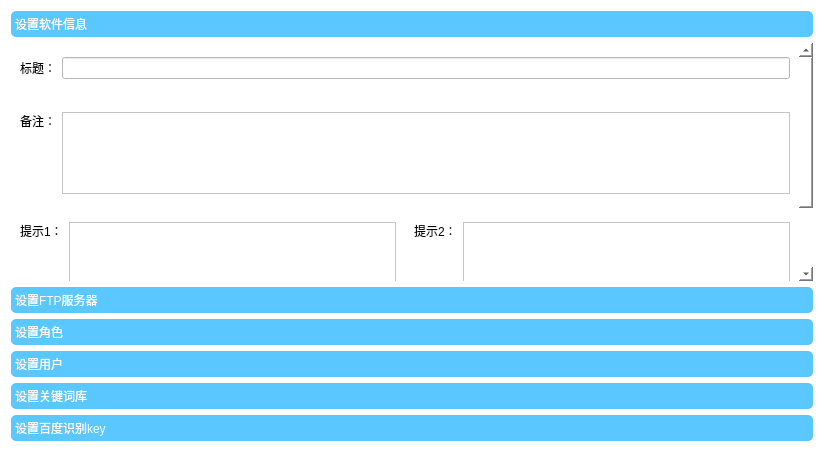
<?xml version="1.0" encoding="UTF-8"?>
<ui version="4.0">
 <class>Dialog</class>
 <widget class="QDialog" name="Dialog">
  <property name="geometry">
   <rect>
    <x>0</x>
    <y>0</y>
    <width>824</width>
    <height>452</height>
   </rect>
  </property>
  <property name="windowTitle">
   <string>设置</string>
  </property>
  <property name="styleSheet">
   <string notr="true">QDialog{
	background-color: rgb(255, 255, 255);
}
QToolBox::tab{background-color: rgb(90, 200, 255);color:white;border-radius:5px}
QToolBox QWidget{background-color: rgb(255, 255, 255);}</string>
  </property>
  <layout class="QVBoxLayout" name="verticalLayout">
   <item>
    <widget class="QToolBox" name="toolBox">
     <property name="currentIndex">
      <number>0</number>
     </property>
     <widget class="QWidget" name="page">
      <property name="geometry">
       <rect>
        <x>0</x>
        <y>0</y>
        <width>789</width>
        <height>330</height>
       </rect>
      </property>
      <attribute name="label">
       <string>设置软件信息</string>
      </attribute>
      <layout class="QVBoxLayout" name="verticalLayout_2">
       <property name="spacing">
        <number>10</number>
       </property>
       <property name="leftMargin">
        <number>0</number>
       </property>
       <property name="topMargin">
        <number>0</number>
       </property>
       <property name="rightMargin">
        <number>0</number>
       </property>
       <property name="bottomMargin">
        <number>0</number>
       </property>
       <item>
        <widget class="QWidget" name="widget" native="true">
         <property name="minimumSize">
          <size>
           <width>0</width>
           <height>50</height>
          </size>
         </property>
         <property name="maximumSize">
          <size>
           <width>16777215</width>
           <height>50</height>
          </size>
         </property>
         <layout class="QHBoxLayout" name="horizontalLayout">
          <item>
           <widget class="QLabel" name="label">
            <property name="text">
             <string>标题：</string>
            </property>
           </widget>
          </item>
          <item>
           <widget class="QLineEdit" name="lineEdit_title"/>
          </item>
         </layout>
        </widget>
       </item>
       <item>
        <widget class="QWidget" name="widget_2" native="true">
         <property name="minimumSize">
          <size>
           <width>0</width>
           <height>100</height>
          </size>
         </property>
         <property name="maximumSize">
          <size>
           <width>16777215</width>
           <height>16777215</height>
          </size>
         </property>
         <layout class="QHBoxLayout" name="horizontalLayout_2">
          <item alignment="Qt::AlignTop">
           <widget class="QLabel" name="label_2">
            <property name="text">
             <string>备注：</string>
            </property>
           </widget>
          </item>
          <item>
           <widget class="QTextEdit" name="textEdit_describe1"/>
          </item>
         </layout>
        </widget>
       </item>
       <item>
        <widget class="QWidget" name="widget_11" native="true">
         <property name="minimumSize">
          <size>
           <width>0</width>
           <height>100</height>
          </size>
         </property>
         <layout class="QHBoxLayout" name="horizontalLayout_12">
          <property name="spacing">
           <number>0</number>
          </property>
          <property name="leftMargin">
           <number>0</number>
          </property>
          <property name="topMargin">
           <number>0</number>
          </property>
          <property name="rightMargin">
           <number>0</number>
          </property>
          <property name="bottomMargin">
           <number>0</number>
          </property>
          <item>
           <widget class="QWidget" name="widget_9" native="true">
            <property name="minimumSize">
             <size>
              <width>0</width>
              <height>0</height>
             </size>
            </property>
            <property name="maximumSize">
             <size>
              <width>16777215</width>
              <height>16777215</height>
             </size>
            </property>
            <layout class="QHBoxLayout" name="horizontalLayout_9">
             <item alignment="Qt::AlignTop">
              <widget class="QLabel" name="label_5">
               <property name="text">
                <string>提示1：</string>
               </property>
              </widget>
             </item>
             <item>
              <widget class="QTextEdit" name="textEdit_tips1"/>
             </item>
            </layout>
           </widget>
          </item>
          <item>
           <widget class="QWidget" name="widget_10" native="true">
            <property name="minimumSize">
             <size>
              <width>0</width>
              <height>0</height>
             </size>
            </property>
            <property name="maximumSize">
             <size>
              <width>16777215</width>
              <height>16777215</height>
             </size>
            </property>
            <layout class="QHBoxLayout" name="horizontalLayout_10">
             <item alignment="Qt::AlignTop">
              <widget class="QLabel" name="label_6">
               <property name="text">
                <string>提示2：</string>
               </property>
              </widget>
             </item>
             <item>
              <widget class="QTextEdit" name="textEdit_tips2"/>
             </item>
            </layout>
           </widget>
          </item>
         </layout>
        </widget>
       </item>
       <item>
        <widget class="QWidget" name="widget_3" native="true">
         <property name="minimumSize">
          <size>
           <width>0</width>
           <height>50</height>
          </size>
         </property>
         <property name="maximumSize">
          <size>
           <width>16777215</width>
           <height>50</height>
          </size>
         </property>
         <layout class="QHBoxLayout" name="horizontalLayout_3">
          <item>
           <spacer name="horizontalSpacer">
            <property name="orientation">
             <enum>Qt::Horizontal</enum>
            </property>
            <property name="sizeHint" stdset="0">
             <size>
              <width>40</width>
              <height>20</height>
             </size>
            </property>
           </spacer>
          </item>
          <item>
           <widget class="QPushButton" name="pushButton_info">
            <property name="minimumSize">
             <size>
              <width>70</width>
              <height>0</height>
             </size>
            </property>
            <property name="text">
             <string>保存</string>
            </property>
            <property name="icon">
             <iconset resource="image.qrc">
              <normaloff>:/newPrefix/保存.png</normaloff>:/newPrefix/保存.png</iconset>
            </property>
           </widget>
          </item>
         </layout>
        </widget>
       </item>
      </layout>
     </widget>
     <widget class="QWidget" name="page_2">
      <property name="geometry">
       <rect>
        <x>0</x>
        <y>0</y>
        <width>246</width>
        <height>113</height>
       </rect>
      </property>
      <attribute name="label">
       <string>设置FTP服务器</string>
      </attribute>
      <layout class="QVBoxLayout" name="verticalLayout_3">
       <property name="spacing">
        <number>0</number>
       </property>
       <property name="leftMargin">
        <number>0</number>
       </property>
       <property name="topMargin">
        <number>0</number>
       </property>
       <property name="rightMargin">
        <number>0</number>
       </property>
       <property name="bottomMargin">
        <number>0</number>
       </property>
       <item>
        <widget class="QWidget" name="widget_4" native="true">
         <layout class="QHBoxLayout" name="horizontalLayout_4">
          <item>
           <spacer name="horizontalSpacer_2">
            <property name="orientation">
             <enum>Qt::Horizontal</enum>
            </property>
            <property name="sizeHint" stdset="0">
             <size>
              <width>40</width>
              <height>20</height>
             </size>
            </property>
           </spacer>
          </item>
          <item>
           <widget class="QPushButton" name="pushButton_ftp_add">
            <property name="minimumSize">
             <size>
              <width>70</width>
              <height>0</height>
             </size>
            </property>
            <property name="text">
             <string>添加</string>
            </property>
            <property name="icon">
             <iconset resource="image.qrc">
              <normaloff>:/newPrefix/添加.png</normaloff>:/newPrefix/添加.png</iconset>
            </property>
           </widget>
          </item>
          <item>
           <widget class="QPushButton" name="pushButton_ftp_update">
            <property name="minimumSize">
             <size>
              <width>70</width>
              <height>0</height>
             </size>
            </property>
            <property name="text">
             <string>修改</string>
            </property>
            <property name="icon">
             <iconset resource="image.qrc">
              <normaloff>:/newPrefix/修改.png</normaloff>:/newPrefix/修改.png</iconset>
            </property>
           </widget>
          </item>
          <item>
           <widget class="QPushButton" name="pushButton_ftp_detele">
            <property name="minimumSize">
             <size>
              <width>70</width>
              <height>0</height>
             </size>
            </property>
            <property name="text">
             <string>删除</string>
            </property>
            <property name="icon">
             <iconset resource="image.qrc">
              <normaloff>:/newPrefix/删 除 .png</normaloff>:/newPrefix/删 除 .png</iconset>
            </property>
           </widget>
          </item>
         </layout>
        </widget>
       </item>
       <item>
        <widget class="QTableWidget" name="tableWidget_ftp">
         <property name="selectionBehavior">
          <enum>QAbstractItemView::SelectRows</enum>
         </property>
         <attribute name="horizontalHeaderStretchLastSection">
          <bool>true</bool>
         </attribute>
         <column>
          <property name="text">
           <string>选择</string>
          </property>
         </column>
         <column>
          <property name="text">
           <string>编号</string>
          </property>
         </column>
         <column>
          <property name="text">
           <string>服务器名</string>
          </property>
         </column>
         <column>
          <property name="text">
           <string>地址</string>
          </property>
         </column>
         <column>
          <property name="text">
           <string>端口</string>
          </property>
         </column>
         <column>
          <property name="text">
           <string>新建列</string>
          </property>
         </column>
         <column>
          <property name="text">
           <string>密码</string>
          </property>
         </column>
         <column>
          <property name="text">
           <string>目录</string>
          </property>
         </column>
        </widget>
       </item>
      </layout>
     </widget>
     <widget class="QWidget" name="page_3">
      <property name="geometry">
       <rect>
        <x>0</x>
        <y>0</y>
        <width>806</width>
        <height>278</height>
       </rect>
      </property>
      <attribute name="label">
       <string>设置角色</string>
      </attribute>
      <layout class="QVBoxLayout" name="verticalLayout_4">
       <property name="spacing">
        <number>0</number>
       </property>
       <property name="leftMargin">
        <number>0</number>
       </property>
       <property name="topMargin">
        <number>0</number>
       </property>
       <property name="rightMargin">
        <number>0</number>
       </property>
       <property name="bottomMargin">
        <number>0</number>
       </property>
       <item>
        <widget class="QWidget" name="widget_5" native="true">
         <layout class="QHBoxLayout" name="horizontalLayout_5">
          <item>
           <spacer name="horizontalSpacer_3">
            <property name="orientation">
             <enum>Qt::Horizontal</enum>
            </property>
            <property name="sizeHint" stdset="0">
             <size>
              <width>40</width>
              <height>20</height>
             </size>
            </property>
           </spacer>
          </item>
          <item>
           <widget class="QPushButton" name="pushButton_role_add">
            <property name="minimumSize">
             <size>
              <width>70</width>
              <height>0</height>
             </size>
            </property>
            <property name="text">
             <string>添加</string>
            </property>
            <property name="icon">
             <iconset resource="image.qrc">
              <normaloff>:/newPrefix/添加.png</normaloff>:/newPrefix/添加.png</iconset>
            </property>
           </widget>
          </item>
          <item>
           <widget class="QPushButton" name="pushButton_role_update">
            <property name="minimumSize">
             <size>
              <width>70</width>
              <height>0</height>
             </size>
            </property>
            <property name="text">
             <string>修改</string>
            </property>
            <property name="icon">
             <iconset resource="image.qrc">
              <normaloff>:/newPrefix/修改.png</normaloff>:/newPrefix/修改.png</iconset>
            </property>
           </widget>
          </item>
          <item>
           <widget class="QPushButton" name="pushButton_role_delete">
            <property name="minimumSize">
             <size>
              <width>70</width>
              <height>0</height>
             </size>
            </property>
            <property name="text">
             <string>删除</string>
            </property>
            <property name="icon">
             <iconset resource="image.qrc">
              <normaloff>:/newPrefix/删 除 .png</normaloff>:/newPrefix/删 除 .png</iconset>
            </property>
           </widget>
          </item>
         </layout>
        </widget>
       </item>
       <item>
        <widget class="QTableWidget" name="tableWidget_role">
         <property name="selectionBehavior">
          <enum>QAbstractItemView::SelectRows</enum>
         </property>
         <attribute name="horizontalHeaderStretchLastSection">
          <bool>true</bool>
         </attribute>
         <column>
          <property name="text">
           <string>选择</string>
          </property>
         </column>
         <column>
          <property name="text">
           <string>编号</string>
          </property>
         </column>
         <column>
          <property name="text">
           <string>角色</string>
          </property>
         </column>
         <column>
          <property name="text">
           <string>FTP服务器</string>
          </property>
         </column>
        </widget>
       </item>
      </layout>
     </widget>
     <widget class="QWidget" name="page_4">
      <property name="geometry">
       <rect>
        <x>0</x>
        <y>0</y>
        <width>246</width>
        <height>113</height>
       </rect>
      </property>
      <attribute name="label">
       <string>设置用户</string>
      </attribute>
      <layout class="QVBoxLayout" name="verticalLayout_5">
       <property name="spacing">
        <number>0</number>
       </property>
       <property name="leftMargin">
        <number>0</number>
       </property>
       <property name="topMargin">
        <number>0</number>
       </property>
       <property name="rightMargin">
        <number>0</number>
       </property>
       <property name="bottomMargin">
        <number>0</number>
       </property>
       <item>
        <widget class="QWidget" name="widget_6" native="true">
         <layout class="QHBoxLayout" name="horizontalLayout_6">
          <item>
           <spacer name="horizontalSpacer_4">
            <property name="orientation">
             <enum>Qt::Horizontal</enum>
            </property>
            <property name="sizeHint" stdset="0">
             <size>
              <width>40</width>
              <height>20</height>
             </size>
            </property>
           </spacer>
          </item>
          <item>
           <widget class="QPushButton" name="pushButton_user_add">
            <property name="minimumSize">
             <size>
              <width>70</width>
              <height>0</height>
             </size>
            </property>
            <property name="text">
             <string>添加</string>
            </property>
            <property name="icon">
             <iconset resource="image.qrc">
              <normaloff>:/newPrefix/添加.png</normaloff>:/newPrefix/添加.png</iconset>
            </property>
           </widget>
          </item>
          <item>
           <widget class="QPushButton" name="pushButton_user_update">
            <property name="minimumSize">
             <size>
              <width>70</width>
              <height>0</height>
             </size>
            </property>
            <property name="text">
             <string>修改</string>
            </property>
            <property name="icon">
             <iconset resource="image.qrc">
              <normaloff>:/newPrefix/修改.png</normaloff>:/newPrefix/修改.png</iconset>
            </property>
           </widget>
          </item>
          <item>
           <widget class="QPushButton" name="pushButton_user_delete">
            <property name="minimumSize">
             <size>
              <width>70</width>
              <height>0</height>
             </size>
            </property>
            <property name="text">
             <string>删除</string>
            </property>
            <property name="icon">
             <iconset resource="image.qrc">
              <normaloff>:/newPrefix/删 除 .png</normaloff>:/newPrefix/删 除 .png</iconset>
            </property>
           </widget>
          </item>
         </layout>
        </widget>
       </item>
       <item>
        <widget class="QTableWidget" name="tableWidget_user">
         <property name="selectionBehavior">
          <enum>QAbstractItemView::SelectRows</enum>
         </property>
         <attribute name="horizontalHeaderStretchLastSection">
          <bool>true</bool>
         </attribute>
         <column>
          <property name="text">
           <string>选择</string>
          </property>
         </column>
         <column>
          <property name="text">
           <string>编号</string>
          </property>
         </column>
         <column>
          <property name="text">
           <string>姓名</string>
          </property>
         </column>
         <column>
          <property name="text">
           <string>用户名</string>
          </property>
         </column>
         <column>
          <property name="text">
           <string>密码</string>
          </property>
         </column>
         <column>
          <property name="text">
           <string>角色</string>
          </property>
         </column>
        </widget>
       </item>
      </layout>
     </widget>
     <widget class="QWidget" name="page_5">
      <property name="geometry">
       <rect>
        <x>0</x>
        <y>0</y>
        <width>806</width>
        <height>278</height>
       </rect>
      </property>
      <attribute name="label">
       <string>设置关键词库</string>
      </attribute>
      <layout class="QHBoxLayout" name="horizontalLayout_7">
       <item>
        <widget class="QWidget" name="widget_7" native="true">
         <property name="minimumSize">
          <size>
           <width>150</width>
           <height>0</height>
          </size>
         </property>
         <property name="maximumSize">
          <size>
           <width>150</width>
           <height>16777215</height>
          </size>
         </property>
         <layout class="QVBoxLayout" name="verticalLayout_6">
          <item>
           <widget class="QLineEdit" name="lineEdit_word_search"/>
          </item>
          <item>
           <widget class="QPushButton" name="pushButton_word_search">
            <property name="text">
             <string>查  询</string>
            </property>
            <property name="icon">
             <iconset resource="image.qrc">
              <normaloff>:/newPrefix/查询.png</normaloff>:/newPrefix/查询.png</iconset>
            </property>
           </widget>
          </item>
          <item>
           <widget class="QPushButton" name="pushButton_word_add">
            <property name="text">
             <string>添  加</string>
            </property>
            <property name="icon">
             <iconset resource="image.qrc">
              <normaloff>:/newPrefix/添加.png</normaloff>:/newPrefix/添加.png</iconset>
            </property>
           </widget>
          </item>
          <item>
           <widget class="QPushButton" name="pushButton_word_del">
            <property name="text">
             <string>删  除</string>
            </property>
            <property name="icon">
             <iconset resource="image.qrc">
              <normaloff>:/newPrefix/删 除 .png</normaloff>:/newPrefix/删 除 .png</iconset>
            </property>
           </widget>
          </item>
         </layout>
        </widget>
       </item>
       <item>
        <widget class="QTableWidget" name="tableWidget_word">
         <property name="selectionBehavior">
          <enum>QAbstractItemView::SelectRows</enum>
         </property>
         <attribute name="horizontalHeaderStretchLastSection">
          <bool>true</bool>
         </attribute>
         <column>
          <property name="text">
           <string>选择</string>
          </property>
         </column>
         <column>
          <property name="text">
           <string>编号</string>
          </property>
         </column>
         <column>
          <property name="text">
           <string>关键词</string>
          </property>
         </column>
         <column>
          <property name="text">
           <string>角色</string>
          </property>
         </column>
        </widget>
       </item>
      </layout>
     </widget>
     <widget class="QWidget" name="page_6">
      <property name="geometry">
       <rect>
        <x>0</x>
        <y>0</y>
        <width>112</width>
        <height>212</height>
       </rect>
      </property>
      <attribute name="label">
       <string>设置百度识别key</string>
      </attribute>
      <layout class="QVBoxLayout" name="verticalLayout_7">
       <property name="spacing">
        <number>20</number>
       </property>
       <item>
        <widget class="QLabel" name="label_3">
         <property name="text">
          <string>API_Key</string>
         </property>
        </widget>
       </item>
       <item>
        <widget class="QLineEdit" name="lineEdit_API_Key"/>
       </item>
       <item>
        <widget class="QLabel" name="label_4">
         <property name="text">
          <string>Secret_Key</string>
         </property>
        </widget>
       </item>
       <item>
        <widget class="QLineEdit" name="lineEdit_Secret_Key"/>
       </item>
       <item>
        <widget class="QWidget" name="widget_8" native="true">
         <property name="minimumSize">
          <size>
           <width>0</width>
           <height>50</height>
          </size>
         </property>
         <property name="maximumSize">
          <size>
           <width>16777215</width>
           <height>50</height>
          </size>
         </property>
         <layout class="QHBoxLayout" name="horizontalLayout_8">
          <item>
           <spacer name="horizontalSpacer_5">
            <property name="orientation">
             <enum>Qt::Horizontal</enum>
            </property>
            <property name="sizeHint" stdset="0">
             <size>
              <width>40</width>
              <height>20</height>
             </size>
            </property>
           </spacer>
          </item>
          <item>
           <widget class="QPushButton" name="pushButton_key">
            <property name="minimumSize">
             <size>
              <width>70</width>
              <height>0</height>
             </size>
            </property>
            <property name="text">
             <string>保存</string>
            </property>
            <property name="icon">
             <iconset resource="image.qrc">
              <normaloff>:/newPrefix/保存.png</normaloff>:/newPrefix/保存.png</iconset>
            </property>
           </widget>
          </item>
         </layout>
        </widget>
       </item>
      </layout>
     </widget>
    </widget>
   </item>
  </layout>
 </widget>
 <resources>
  <include location="image.qrc"/>
 </resources>
 <connections/>
</ui>
